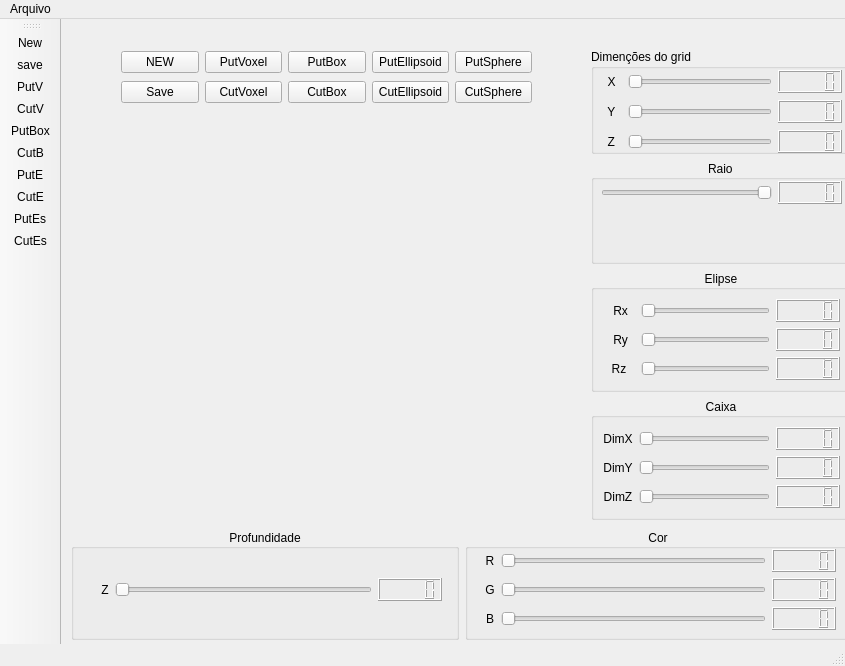
<?xml version="1.0" encoding="UTF-8"?>
<ui version="4.0">
 <class>MainWindow</class>
 <widget class="QMainWindow" name="MainWindow">
  <property name="geometry">
   <rect>
    <x>0</x>
    <y>0</y>
    <width>845</width>
    <height>666</height>
   </rect>
  </property>
  <property name="windowTitle">
   <string>MainWindow</string>
  </property>
  <widget class="QWidget" name="centralwidget">
   <widget class="VisaoXY" name="widget" native="true">
    <property name="geometry">
     <rect>
      <x>100</x>
      <y>130</y>
      <width>331</width>
      <height>331</height>
     </rect>
    </property>
   </widget>
   <widget class="QWidget" name="layoutWidget">
    <property name="geometry">
     <rect>
      <x>530</x>
      <y>30</y>
      <width>261</width>
      <height>471</height>
     </rect>
    </property>
    <layout class="QVBoxLayout" name="verticalLayout_2">
     <item>
      <widget class="QGroupBox" name="groupBox_2">
       <property name="title">
        <string>Dimenções do grid</string>
       </property>
       <widget class="QWidget" name="">
        <property name="geometry">
         <rect>
          <x>10</x>
          <y>20</y>
          <width>241</width>
          <height>85</height>
         </rect>
        </property>
        <layout class="QHBoxLayout" name="horizontalLayout">
         <item>
          <layout class="QGridLayout" name="gridLayout_9">
           <item row="1" column="1">
            <widget class="QSlider" name="horizontalSliderDimYGrid">
             <property name="minimum">
              <number>5</number>
             </property>
             <property name="maximum">
              <number>30</number>
             </property>
             <property name="orientation">
              <enum>Qt::Horizontal</enum>
             </property>
            </widget>
           </item>
           <item row="0" column="1">
            <widget class="QSlider" name="horizontalSliderDimXGrid">
             <property name="minimum">
              <number>5</number>
             </property>
             <property name="maximum">
              <number>30</number>
             </property>
             <property name="orientation">
              <enum>Qt::Horizontal</enum>
             </property>
            </widget>
           </item>
           <item row="2" column="2">
            <widget class="QLCDNumber" name="lcdNumber_9"/>
           </item>
           <item row="2" column="0">
            <widget class="QLabel" name="label_3">
             <property name="text">
              <string>  Z  </string>
             </property>
            </widget>
           </item>
           <item row="1" column="2">
            <widget class="QLCDNumber" name="lcdNumber_8"/>
           </item>
           <item row="0" column="0">
            <widget class="QLabel" name="label">
             <property name="text">
              <string>  X </string>
             </property>
            </widget>
           </item>
           <item row="1" column="0">
            <widget class="QLabel" name="label_2">
             <property name="text">
              <string>  Y  </string>
             </property>
            </widget>
           </item>
           <item row="0" column="2">
            <widget class="QLCDNumber" name="lcdNumber_7"/>
           </item>
           <item row="2" column="1">
            <widget class="QSlider" name="horizontalSliderDimZGrid">
             <property name="minimum">
              <number>5</number>
             </property>
             <property name="maximum">
              <number>30</number>
             </property>
             <property name="orientation">
              <enum>Qt::Horizontal</enum>
             </property>
            </widget>
           </item>
          </layout>
         </item>
        </layout>
       </widget>
      </widget>
     </item>
     <item>
      <widget class="QGroupBox" name="groupBoxRaio">
       <property name="layoutDirection">
        <enum>Qt::RightToLeft</enum>
       </property>
       <property name="title">
        <string>Raio </string>
       </property>
       <property name="alignment">
        <set>Qt::AlignCenter</set>
       </property>
       <widget class="QWidget" name="layoutWidget">
        <property name="geometry">
         <rect>
          <x>10</x>
          <y>20</y>
          <width>241</width>
          <height>25</height>
         </rect>
        </property>
        <layout class="QGridLayout" name="gridLayout_6">
         <item row="0" column="1">
          <widget class="QLCDNumber" name="lcdNumberRaio"/>
         </item>
         <item row="0" column="2">
          <widget class="QSlider" name="horizontalSliderRaio">
           <property name="maximum">
            <number>15</number>
           </property>
           <property name="orientation">
            <enum>Qt::Horizontal</enum>
           </property>
          </widget>
         </item>
        </layout>
       </widget>
      </widget>
     </item>
     <item>
      <widget class="QGroupBox" name="groupBoxElipse">
       <property name="title">
        <string>Elipse</string>
       </property>
       <property name="alignment">
        <set>Qt::AlignCenter</set>
       </property>
       <layout class="QGridLayout" name="gridLayout_3">
        <item row="0" column="0">
         <layout class="QGridLayout" name="gridLayout">
          <item row="2" column="0">
           <widget class="QLabel" name="labelRz">
            <property name="text">
             <string>Rz</string>
            </property>
            <property name="alignment">
             <set>Qt::AlignCenter</set>
            </property>
           </widget>
          </item>
          <item row="0" column="1">
           <widget class="QSlider" name="horizontalSliderRX">
            <property name="maximum">
             <number>15</number>
            </property>
            <property name="orientation">
             <enum>Qt::Horizontal</enum>
            </property>
           </widget>
          </item>
          <item row="1" column="1">
           <widget class="QSlider" name="horizontalSliderRY">
            <property name="maximum">
             <number>15</number>
            </property>
            <property name="orientation">
             <enum>Qt::Horizontal</enum>
            </property>
           </widget>
          </item>
          <item row="2" column="2">
           <widget class="QLCDNumber" name="lcdNumber_6"/>
          </item>
          <item row="2" column="1">
           <widget class="QSlider" name="horizontalSliderRZ">
            <property name="maximum">
             <number>15</number>
            </property>
            <property name="orientation">
             <enum>Qt::Horizontal</enum>
            </property>
           </widget>
          </item>
          <item row="0" column="0">
           <widget class="QLabel" name="labelRx">
            <property name="text">
             <string>   Rx  </string>
            </property>
            <property name="alignment">
             <set>Qt::AlignCenter</set>
            </property>
           </widget>
          </item>
          <item row="1" column="2">
           <widget class="QLCDNumber" name="lcdNumber_5"/>
          </item>
          <item row="1" column="0">
           <widget class="QLabel" name="labelRy">
            <property name="text">
             <string> Ry</string>
            </property>
            <property name="alignment">
             <set>Qt::AlignCenter</set>
            </property>
           </widget>
          </item>
          <item row="0" column="2">
           <widget class="QLCDNumber" name="lcdNumber_4"/>
          </item>
         </layout>
        </item>
       </layout>
      </widget>
     </item>
     <item>
      <widget class="QGroupBox" name="groupBoxCaixa">
       <property name="title">
        <string>Caixa</string>
       </property>
       <property name="alignment">
        <set>Qt::AlignCenter</set>
       </property>
       <layout class="QGridLayout" name="gridLayout_2">
        <item row="0" column="0">
         <layout class="QGridLayout" name="gridLayout_5">
          <item row="1" column="2">
           <widget class="QLCDNumber" name="lcdNumber_3"/>
          </item>
          <item row="1" column="0">
           <widget class="QLabel" name="labelDimY">
            <property name="text">
             <string>DimY</string>
            </property>
            <property name="alignment">
             <set>Qt::AlignCenter</set>
            </property>
           </widget>
          </item>
          <item row="2" column="0">
           <widget class="QLabel" name="labelDimZ">
            <property name="text">
             <string>DimZ</string>
            </property>
            <property name="alignment">
             <set>Qt::AlignCenter</set>
            </property>
           </widget>
          </item>
          <item row="2" column="1">
           <widget class="QSlider" name="horizontalSliderDimZ">
            <property name="maximum">
             <number>30</number>
            </property>
            <property name="orientation">
             <enum>Qt::Horizontal</enum>
            </property>
           </widget>
          </item>
          <item row="2" column="2">
           <widget class="QLCDNumber" name="lcdNumber_2"/>
          </item>
          <item row="1" column="1">
           <widget class="QSlider" name="horizontalSliderDimY">
            <property name="maximum">
             <number>30</number>
            </property>
            <property name="orientation">
             <enum>Qt::Horizontal</enum>
            </property>
           </widget>
          </item>
          <item row="0" column="2">
           <widget class="QLCDNumber" name="lcdNumber"/>
          </item>
          <item row="0" column="0">
           <widget class="QLabel" name="labelDimx">
            <property name="text">
             <string>DimX</string>
            </property>
            <property name="alignment">
             <set>Qt::AlignCenter</set>
            </property>
           </widget>
          </item>
          <item row="0" column="1">
           <widget class="QSlider" name="horizontalSliderDimX">
            <property name="maximum">
             <number>30</number>
            </property>
            <property name="orientation">
             <enum>Qt::Horizontal</enum>
            </property>
           </widget>
          </item>
         </layout>
        </item>
       </layout>
      </widget>
     </item>
    </layout>
   </widget>
   <widget class="QWidget" name="layoutWidget">
    <property name="geometry">
     <rect>
      <x>10</x>
      <y>510</y>
      <width>781</width>
      <height>111</height>
     </rect>
    </property>
    <layout class="QHBoxLayout" name="horizontalLayout_2">
     <item>
      <widget class="QGroupBox" name="groupBoxCoordenadas">
       <property name="title">
        <string>Profundidade</string>
       </property>
       <property name="alignment">
        <set>Qt::AlignCenter</set>
       </property>
       <widget class="QWidget" name="layoutWidget">
        <property name="geometry">
         <rect>
          <x>30</x>
          <y>20</y>
          <width>341</width>
          <height>81</height>
         </rect>
        </property>
        <layout class="QGridLayout" name="gridLayout_7">
         <item row="0" column="1">
          <widget class="QSlider" name="horizontalSliderZ">
           <property name="maximum">
            <number>29</number>
           </property>
           <property name="orientation">
            <enum>Qt::Horizontal</enum>
           </property>
          </widget>
         </item>
         <item row="0" column="0">
          <widget class="QLabel" name="labelZ">
           <property name="text">
            <string>Z</string>
           </property>
           <property name="alignment">
            <set>Qt::AlignCenter</set>
           </property>
          </widget>
         </item>
         <item row="0" column="2">
          <widget class="QLCDNumber" name="lcdNumberZ"/>
         </item>
        </layout>
       </widget>
      </widget>
     </item>
     <item>
      <widget class="QGroupBox" name="groupBox">
       <property name="title">
        <string>Cor</string>
       </property>
       <property name="alignment">
        <set>Qt::AlignCenter</set>
       </property>
       <widget class="QWidget" name="layoutWidget">
        <property name="geometry">
         <rect>
          <x>20</x>
          <y>20</y>
          <width>351</width>
          <height>83</height>
         </rect>
        </property>
        <layout class="QGridLayout" name="gridLayout_8">
         <item row="1" column="1">
          <widget class="QSlider" name="horizontalSliderG">
           <property name="minimum">
            <number>1</number>
           </property>
           <property name="maximum">
            <number>255</number>
           </property>
           <property name="orientation">
            <enum>Qt::Horizontal</enum>
           </property>
          </widget>
         </item>
         <item row="2" column="2">
          <widget class="QLCDNumber" name="lcdNumberB"/>
         </item>
         <item row="2" column="0">
          <widget class="QLabel" name="labelB">
           <property name="text">
            <string>B</string>
           </property>
           <property name="alignment">
            <set>Qt::AlignCenter</set>
           </property>
          </widget>
         </item>
         <item row="1" column="2">
          <widget class="QLCDNumber" name="lcdNumberG"/>
         </item>
         <item row="2" column="1">
          <widget class="QSlider" name="horizontalSliderB">
           <property name="minimum">
            <number>1</number>
           </property>
           <property name="maximum">
            <number>255</number>
           </property>
           <property name="orientation">
            <enum>Qt::Horizontal</enum>
           </property>
          </widget>
         </item>
         <item row="1" column="0">
          <widget class="QLabel" name="labelG">
           <property name="text">
            <string>G</string>
           </property>
           <property name="alignment">
            <set>Qt::AlignCenter</set>
           </property>
          </widget>
         </item>
         <item row="0" column="2">
          <widget class="QLCDNumber" name="lcdNumberR"/>
         </item>
         <item row="0" column="0">
          <widget class="QLabel" name="labelR">
           <property name="text">
            <string>R</string>
           </property>
           <property name="alignment">
            <set>Qt::AlignCenter</set>
           </property>
          </widget>
         </item>
         <item row="0" column="1">
          <widget class="QSlider" name="horizontalSliderR">
           <property name="minimum">
            <number>1</number>
           </property>
           <property name="maximum">
            <number>255</number>
           </property>
           <property name="orientation">
            <enum>Qt::Horizontal</enum>
           </property>
          </widget>
         </item>
        </layout>
       </widget>
      </widget>
     </item>
    </layout>
   </widget>
   <widget class="QWidget" name="">
    <property name="geometry">
     <rect>
      <x>60</x>
      <y>30</y>
      <width>411</width>
      <height>56</height>
     </rect>
    </property>
    <layout class="QGridLayout" name="gridLayout_4">
     <item row="1" column="3">
      <widget class="QPushButton" name="pushButtonCutEllipsoid">
       <property name="text">
        <string>CutEllipsoid</string>
       </property>
      </widget>
     </item>
     <item row="0" column="4">
      <widget class="QPushButton" name="pushButtonPutSphere">
       <property name="text">
        <string>PutSphere</string>
       </property>
      </widget>
     </item>
     <item row="0" column="1">
      <widget class="QPushButton" name="pushButtonPutVoxel">
       <property name="text">
        <string>PutVoxel</string>
       </property>
      </widget>
     </item>
     <item row="0" column="3">
      <widget class="QPushButton" name="pushButtonPutEllipsoid">
       <property name="text">
        <string>PutEllipsoid</string>
       </property>
      </widget>
     </item>
     <item row="0" column="2">
      <widget class="QPushButton" name="pushButtonPutBox">
       <property name="text">
        <string>PutBox</string>
       </property>
      </widget>
     </item>
     <item row="1" column="2">
      <widget class="QPushButton" name="pushButtonCutBox">
       <property name="text">
        <string>CutBox</string>
       </property>
      </widget>
     </item>
     <item row="1" column="4">
      <widget class="QPushButton" name="pushButtonCutSphere">
       <property name="text">
        <string>CutSphere</string>
       </property>
      </widget>
     </item>
     <item row="1" column="1">
      <widget class="QPushButton" name="pushButtonCutVoxel">
       <property name="text">
        <string>CutVoxel</string>
       </property>
      </widget>
     </item>
     <item row="0" column="0">
      <widget class="QPushButton" name="pushButtonNew">
       <property name="text">
        <string>NEW</string>
       </property>
      </widget>
     </item>
     <item row="1" column="0">
      <widget class="QPushButton" name="pushButtonSave">
       <property name="text">
        <string>Save</string>
       </property>
      </widget>
     </item>
    </layout>
   </widget>
   <widget class="QWidget" name="">
    <property name="geometry">
     <rect>
      <x>0</x>
      <y>0</y>
      <width>2</width>
      <height>2</height>
     </rect>
    </property>
    <layout class="QHBoxLayout" name="horizontalLayout_3"/>
   </widget>
   <widget class="QWidget" name="">
    <property name="geometry">
     <rect>
      <x>0</x>
      <y>0</y>
      <width>2</width>
      <height>2</height>
     </rect>
    </property>
    <layout class="QHBoxLayout" name="horizontalLayout_4"/>
   </widget>
  </widget>
  <widget class="QMenuBar" name="menubar">
   <property name="geometry">
    <rect>
     <x>0</x>
     <y>0</y>
     <width>845</width>
     <height>22</height>
    </rect>
   </property>
   <widget class="QMenu" name="menuArquivo">
    <property name="title">
     <string>Arquivo</string>
    </property>
    <addaction name="separator"/>
    <addaction name="separator"/>
    <addaction name="separator"/>
    <addaction name="actionSair"/>
   </widget>
   <addaction name="menuArquivo"/>
  </widget>
  <widget class="QStatusBar" name="statusbar"/>
  <widget class="QToolBar" name="toolBar">
   <property name="windowTitle">
    <string>toolBar</string>
   </property>
   <attribute name="toolBarArea">
    <enum>LeftToolBarArea</enum>
   </attribute>
   <attribute name="toolBarBreak">
    <bool>false</bool>
   </attribute>
   <addaction name="actionNew"/>
   <addaction name="actionsave"/>
   <addaction name="actionPutV"/>
   <addaction name="actionCutV"/>
   <addaction name="actionPutBox"/>
   <addaction name="actionCutB"/>
   <addaction name="actionPutE"/>
   <addaction name="actionCutE"/>
   <addaction name="actionPutEs"/>
   <addaction name="actionCutEs"/>
  </widget>
  <action name="actionSair">
   <property name="icon">
    <iconset resource="recursos.qrc">
     <normaloff>:/icones/recursos/voxel.png</normaloff>:/icones/recursos/voxel.png</iconset>
   </property>
   <property name="text">
    <string>Sair</string>
   </property>
  </action>
  <action name="actionsave">
   <property name="icon">
    <iconset resource="recursos.qrc">
     <normaloff>:/icones/recursos/save.png</normaloff>:/icones/recursos/save.png</iconset>
   </property>
   <property name="text">
    <string>save</string>
   </property>
  </action>
  <action name="actionNew">
   <property name="icon">
    <iconset resource="recursos.qrc">
     <normaloff>:/icones/recursos/new.png</normaloff>:/icones/recursos/new.png</iconset>
   </property>
   <property name="text">
    <string>New</string>
   </property>
  </action>
  <action name="actionPutV">
   <property name="icon">
    <iconset resource="recursos.qrc">
     <normaloff>:/icones/recursos/voxel.png</normaloff>:/icones/recursos/voxel.png</iconset>
   </property>
   <property name="text">
    <string>PutV</string>
   </property>
  </action>
  <action name="actionCutV">
   <property name="icon">
    <iconset resource="recursos.qrc">
     <normaloff>:/icones/recursos/cutvoxel.png</normaloff>:/icones/recursos/cutvoxel.png</iconset>
   </property>
   <property name="text">
    <string>CutV</string>
   </property>
  </action>
  <action name="actionPutBox">
   <property name="icon">
    <iconset resource="recursos.qrc">
     <normaloff>:/icones/recursos/putbox.png</normaloff>:/icones/recursos/putbox.png</iconset>
   </property>
   <property name="text">
    <string>PutBox</string>
   </property>
  </action>
  <action name="actionCutB">
   <property name="icon">
    <iconset resource="recursos.qrc">
     <normaloff>:/icones/recursos/cutbox.png</normaloff>:/icones/recursos/cutbox.png</iconset>
   </property>
   <property name="text">
    <string>CutB</string>
   </property>
  </action>
  <action name="actionPutE">
   <property name="icon">
    <iconset resource="recursos.qrc">
     <normaloff>:/icones/recursos/putEllipse.png</normaloff>:/icones/recursos/putEllipse.png</iconset>
   </property>
   <property name="text">
    <string>PutE</string>
   </property>
  </action>
  <action name="actionCutE">
   <property name="icon">
    <iconset resource="recursos.qrc">
     <normaloff>:/icones/recursos/cutEllipse.png</normaloff>:/icones/recursos/cutEllipse.png</iconset>
   </property>
   <property name="text">
    <string>CutE</string>
   </property>
  </action>
  <action name="actionPutEs">
   <property name="icon">
    <iconset resource="recursos.qrc">
     <normaloff>:/icones/recursos/putcircle.png</normaloff>:/icones/recursos/putcircle.png</iconset>
   </property>
   <property name="text">
    <string>PutEs</string>
   </property>
  </action>
  <action name="actionCutEs">
   <property name="icon">
    <iconset resource="recursos.qrc">
     <normaloff>:/icones/recursos/cutcircle.png</normaloff>:/icones/recursos/cutcircle.png</iconset>
   </property>
   <property name="text">
    <string>CutEs</string>
   </property>
  </action>
 </widget>
 <customwidgets>
  <customwidget>
   <class>VisaoXY</class>
   <extends>QWidget</extends>
   <header>visaoxy.h</header>
   <container>1</container>
  </customwidget>
 </customwidgets>
 <resources>
  <include location="recursos.qrc"/>
 </resources>
 <connections>
  <connection>
   <sender>horizontalSliderR</sender>
   <signal>valueChanged(int)</signal>
   <receiver>lcdNumberR</receiver>
   <slot>display(int)</slot>
   <hints>
    <hint type="sourcelabel">
     <x>738</x>
     <y>575</y>
    </hint>
    <hint type="destinationlabel">
     <x>808</x>
     <y>576</y>
    </hint>
   </hints>
  </connection>
  <connection>
   <sender>horizontalSliderG</sender>
   <signal>valueChanged(int)</signal>
   <receiver>lcdNumberG</receiver>
   <slot>display(int)</slot>
   <hints>
    <hint type="sourcelabel">
     <x>738</x>
     <y>604</y>
    </hint>
    <hint type="destinationlabel">
     <x>808</x>
     <y>604</y>
    </hint>
   </hints>
  </connection>
  <connection>
   <sender>horizontalSliderB</sender>
   <signal>valueChanged(int)</signal>
   <receiver>lcdNumberB</receiver>
   <slot>display(int)</slot>
   <hints>
    <hint type="sourcelabel">
     <x>738</x>
     <y>633</y>
    </hint>
    <hint type="destinationlabel">
     <x>808</x>
     <y>633</y>
    </hint>
   </hints>
  </connection>
  <connection>
   <sender>actionSair</sender>
   <signal>triggered()</signal>
   <receiver>MainWindow</receiver>
   <slot>sair()</slot>
   <hints>
    <hint type="sourcelabel">
     <x>-1</x>
     <y>-1</y>
    </hint>
    <hint type="destinationlabel">
     <x>398</x>
     <y>300</y>
    </hint>
   </hints>
  </connection>
  <connection>
   <sender>horizontalSliderZ</sender>
   <signal>valueChanged(int)</signal>
   <receiver>lcdNumberZ</receiver>
   <slot>display(int)</slot>
   <hints>
    <hint type="sourcelabel">
     <x>272</x>
     <y>586</y>
    </hint>
    <hint type="destinationlabel">
     <x>415</x>
     <y>604</y>
    </hint>
   </hints>
  </connection>
  <connection>
   <sender>horizontalSliderRZ</sender>
   <signal>valueChanged(int)</signal>
   <receiver>lcdNumber_6</receiver>
   <slot>display(int)</slot>
   <hints>
    <hint type="sourcelabel">
     <x>698</x>
     <y>384</y>
    </hint>
    <hint type="destinationlabel">
     <x>813</x>
     <y>385</y>
    </hint>
   </hints>
  </connection>
  <connection>
   <sender>horizontalSliderRY</sender>
   <signal>valueChanged(int)</signal>
   <receiver>lcdNumber_5</receiver>
   <slot>display(int)</slot>
   <hints>
    <hint type="sourcelabel">
     <x>733</x>
     <y>355</y>
    </hint>
    <hint type="destinationlabel">
     <x>813</x>
     <y>356</y>
    </hint>
   </hints>
  </connection>
  <connection>
   <sender>horizontalSliderRX</sender>
   <signal>valueChanged(int)</signal>
   <receiver>lcdNumber_4</receiver>
   <slot>display(int)</slot>
   <hints>
    <hint type="sourcelabel">
     <x>706</x>
     <y>326</y>
    </hint>
    <hint type="destinationlabel">
     <x>813</x>
     <y>327</y>
    </hint>
   </hints>
  </connection>
  <connection>
   <sender>horizontalSliderDimY</sender>
   <signal>valueChanged(int)</signal>
   <receiver>lcdNumber_3</receiver>
   <slot>display(int)</slot>
   <hints>
    <hint type="sourcelabel">
     <x>720</x>
     <y>480</y>
    </hint>
    <hint type="destinationlabel">
     <x>813</x>
     <y>481</y>
    </hint>
   </hints>
  </connection>
  <connection>
   <sender>horizontalSliderDimZ</sender>
   <signal>valueChanged(int)</signal>
   <receiver>lcdNumber_2</receiver>
   <slot>display(int)</slot>
   <hints>
    <hint type="sourcelabel">
     <x>697</x>
     <y>509</y>
    </hint>
    <hint type="destinationlabel">
     <x>813</x>
     <y>510</y>
    </hint>
   </hints>
  </connection>
  <connection>
   <sender>horizontalSliderRaio</sender>
   <signal>valueChanged(int)</signal>
   <receiver>lcdNumberRaio</receiver>
   <slot>display(int)</slot>
   <hints>
    <hint type="sourcelabel">
     <x>677</x>
     <y>208</y>
    </hint>
    <hint type="destinationlabel">
     <x>815</x>
     <y>209</y>
    </hint>
   </hints>
  </connection>
  <connection>
   <sender>horizontalSliderDimX</sender>
   <signal>valueChanged(int)</signal>
   <receiver>lcdNumber</receiver>
   <slot>display(int)</slot>
   <hints>
    <hint type="sourcelabel">
     <x>737</x>
     <y>451</y>
    </hint>
    <hint type="destinationlabel">
     <x>813</x>
     <y>452</y>
    </hint>
   </hints>
  </connection>
  <connection>
   <sender>horizontalSliderDimXGrid</sender>
   <signal>valueChanged(int)</signal>
   <receiver>lcdNumber_7</receiver>
   <slot>display(int)</slot>
   <hints>
    <hint type="sourcelabel">
     <x>699</x>
     <y>90</y>
    </hint>
    <hint type="destinationlabel">
     <x>769</x>
     <y>91</y>
    </hint>
   </hints>
  </connection>
  <connection>
   <sender>horizontalSliderDimYGrid</sender>
   <signal>valueChanged(int)</signal>
   <receiver>lcdNumber_8</receiver>
   <slot>display(int)</slot>
   <hints>
    <hint type="sourcelabel">
     <x>701</x>
     <y>117</y>
    </hint>
    <hint type="destinationlabel">
     <x>768</x>
     <y>118</y>
    </hint>
   </hints>
  </connection>
  <connection>
   <sender>horizontalSliderDimZGrid</sender>
   <signal>valueChanged(int)</signal>
   <receiver>lcdNumber_9</receiver>
   <slot>display(int)</slot>
   <hints>
    <hint type="sourcelabel">
     <x>707</x>
     <y>142</y>
    </hint>
    <hint type="destinationlabel">
     <x>766</x>
     <y>144</y>
    </hint>
   </hints>
  </connection>
 </connections>
 <slots>
  <slot>sair()</slot>
 </slots>
</ui>
